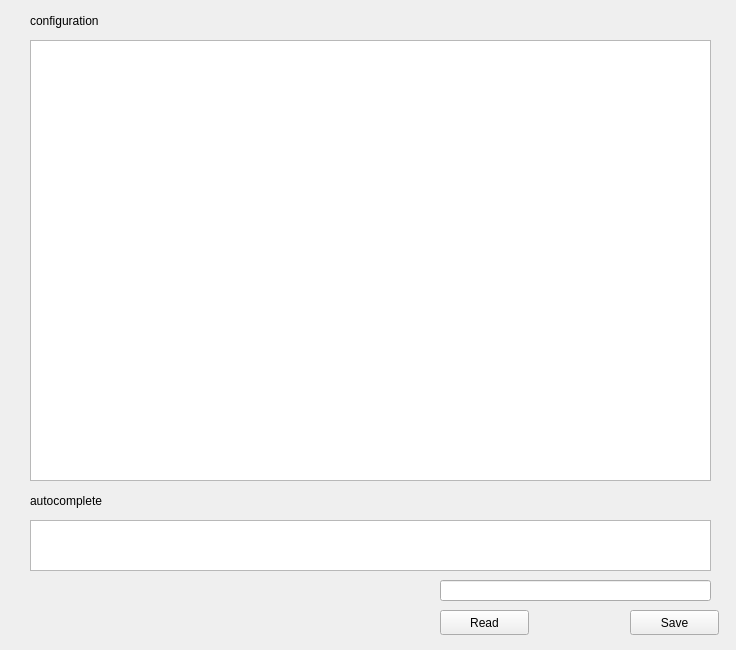
<?xml version="1.0" encoding="UTF-8"?>
<ui version="4.0">
 <class>maxwell</class>
 <widget class="QWidget" name="maxwell">
  <property name="geometry">
   <rect>
    <x>0</x>
    <y>0</y>
    <width>736</width>
    <height>650</height>
   </rect>
  </property>
  <property name="windowTitle">
   <string>Form</string>
  </property>
  <widget class="QTableWidget" name="config_view">
   <property name="geometry">
    <rect>
     <x>30</x>
     <y>40</y>
     <width>681</width>
     <height>441</height>
    </rect>
   </property>
  </widget>
  <widget class="QPushButton" name="save_button">
   <property name="geometry">
    <rect>
     <x>630</x>
     <y>610</y>
     <width>89</width>
     <height>25</height>
    </rect>
   </property>
   <property name="text">
    <string>Save</string>
   </property>
  </widget>
  <widget class="QLabel" name="label">
   <property name="geometry">
    <rect>
     <x>30</x>
     <y>10</y>
     <width>101</width>
     <height>21</height>
    </rect>
   </property>
   <property name="text">
    <string>configuration</string>
   </property>
  </widget>
  <widget class="QPushButton" name="read_button">
   <property name="geometry">
    <rect>
     <x>440</x>
     <y>610</y>
     <width>89</width>
     <height>25</height>
    </rect>
   </property>
   <property name="text">
    <string>Read</string>
   </property>
  </widget>
  <widget class="QLineEdit" name="directory_edit">
   <property name="geometry">
    <rect>
     <x>440</x>
     <y>580</y>
     <width>271</width>
     <height>21</height>
    </rect>
   </property>
  </widget>
  <widget class="QTableWidget" name="autocomplete_view">
   <property name="geometry">
    <rect>
     <x>30</x>
     <y>520</y>
     <width>681</width>
     <height>51</height>
    </rect>
   </property>
  </widget>
  <widget class="QLabel" name="label_2">
   <property name="geometry">
    <rect>
     <x>30</x>
     <y>490</y>
     <width>101</width>
     <height>21</height>
    </rect>
   </property>
   <property name="text">
    <string>autocomplete</string>
   </property>
  </widget>
 </widget>
 <resources/>
 <connections/>
</ui>
